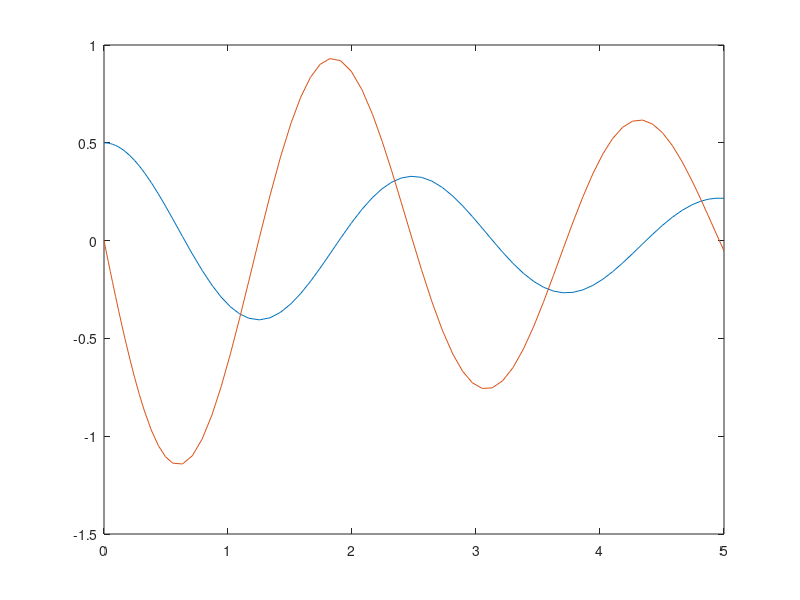

Reproduce this figure in MATLAB.
F = @(t,U) [U(2); (-1/3)*U(2) - 6.54*sin(U(1))];
t0 = 0; T = 5;
[t,y] = ode45(F,[t0 T],[0.5 0]);
plot(t,y(:,1))
hold on
plot(t,y(:,2))